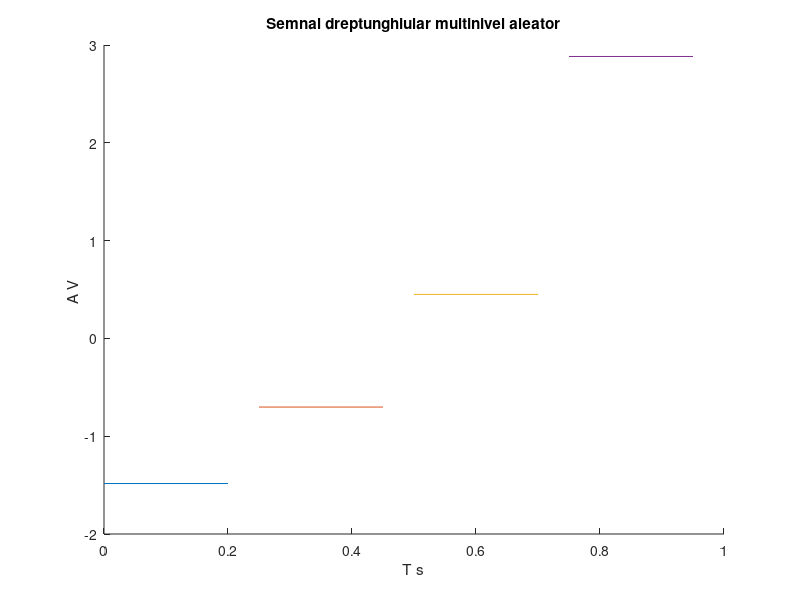

Here is the MATLAB script that generated this plot:
hold on;
%folosesc aceasta intructiune pentru a pastra graficul curent atunci cand
%adaug alt grafic
%temporara de 200ms
r1=rand(1); %genereaza cate un numar aleator cu distributie uniforma
r2=rand(1);
r3=rand(1);
r4=rand(1);
t1=0:.2:0.25;
t2=0.25:.2:0.5;
x1=-3*r1*square(2*pi*4*t1,100);
x2=-1*r2*square(2*pi*4*t2,100);
x3=r3*square(2*pi*4*t1,100);
x4=3*r4*square(2*pi*4*t1,100);
plot(t1,x1);
plot(t2,x2);
plot(0.25+t2,x3);
plot(0.5+t2,x4);
xlabel('T s')
ylabel('A V ')
title('Semnal dreptunghiular multinivel aleator')
%am ales sa reprezint doua perioade, acestea se poate extinde procedand
%aseamnator